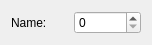
<?xml version="1.0" encoding="UTF-8"?>
<!--
  -  Copyright (c) 2025  Ioannis Panagiotopoulos
  -
  -  This program is free software: you can redistribute it and/or modify
  -  it under the terms of the GNU General Public License as published by
  -  the Free Software Foundation, either version 3 of the License, or
  -  (at your option) any later version.
  -
  -  This program is distributed in the hope that it will be useful,
  -  but WITHOUT ANY WARRANTY; without even the implied warranty of
  -  MERCHANTABILITY or FITNESS FOR A PARTICULAR PURPOSE.  See the
  -  GNU General Public License for more details.
  -
  -  You should have received a copy of the GNU General Public License
  -  along with this program.  If not, see <https://www.gnu.org/licenses/>.
  -->

<ui version="4.0">
 <class>Elpida::Application::IntegerConfigurationView</class>
 <widget class="QWidget" name="Elpida::Application::IntegerConfigurationView">
  <property name="geometry">
   <rect>
    <x>0</x>
    <y>0</y>
    <width>152</width>
    <height>34</height>
   </rect>
  </property>
  <property name="windowTitle">
   <string>Form</string>
  </property>
  <layout class="QHBoxLayout" name="horizontalLayout">
   <item>
    <widget class="QLabel" name="lblName">
     <property name="text">
      <string>Name:</string>
     </property>
    </widget>
   </item>
   <item>
    <widget class="QSpinBox" name="spnValue">
     <property name="maximum">
      <number>2100000000</number>
     </property>
    </widget>
   </item>
  </layout>
 </widget>
 <resources/>
 <connections/>
</ui>
